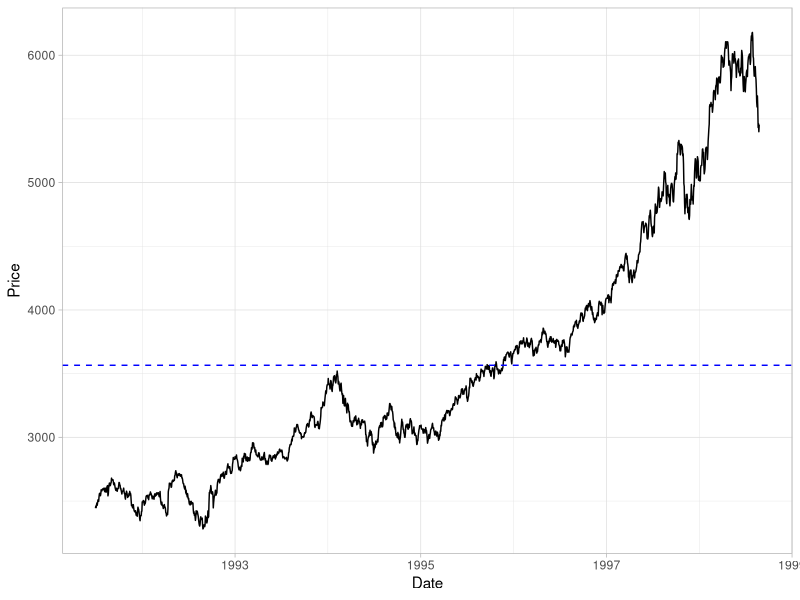
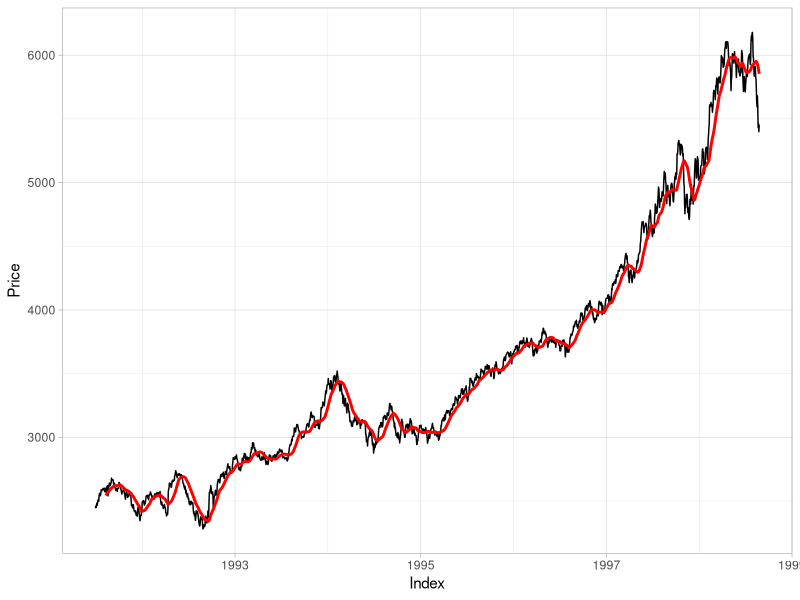

The R script that drew these images, in order:
library(tidyverse)
library(zoo)
library(lubridate)

ftse_zoo <- EuStockMarkets[, "FTSE"] %>%
  as.zoo()

ftse <- data.frame(
  Date = index(ftse_zoo),
  Price = coredata(ftse_zoo)
)

# Rolling Window
ftse %>%
  ggplot(aes(x = Date, y = Price)) +
  geom_line() +
  geom_hline(
    yintercept = mean(ftse$Price),
    color = "blue",
    linetype = "dashed"
  ) +
  theme_light()
# ggsave(filename = "fig/rolling-window-3.png")


ftse_rollmean <- ftse_zoo %>%
  rollmean(
    k = 30,
    align = "right"
  )
ftse_rollmean2 <- data.frame(
  Date = index(ftse_rollmean),
  Price = coredata(ftse_rollmean)
)



ftse_rm_right <-
  rollmean(ftse,
           k = 7,
           align = "right",
           fill = NA)

ftse %>%
  ggplot(aes(x = Date, y = Price)) +
  geom_line() +
  geom_line(
    data = ftse_rollmean2, aes(x = Date, y = Price),
    color = "red",
    size = 1
  ) + 
  labs(x = 'Index') + 
  theme_light()
# ggsave(filename = "fig/rolling-window-4.png")
